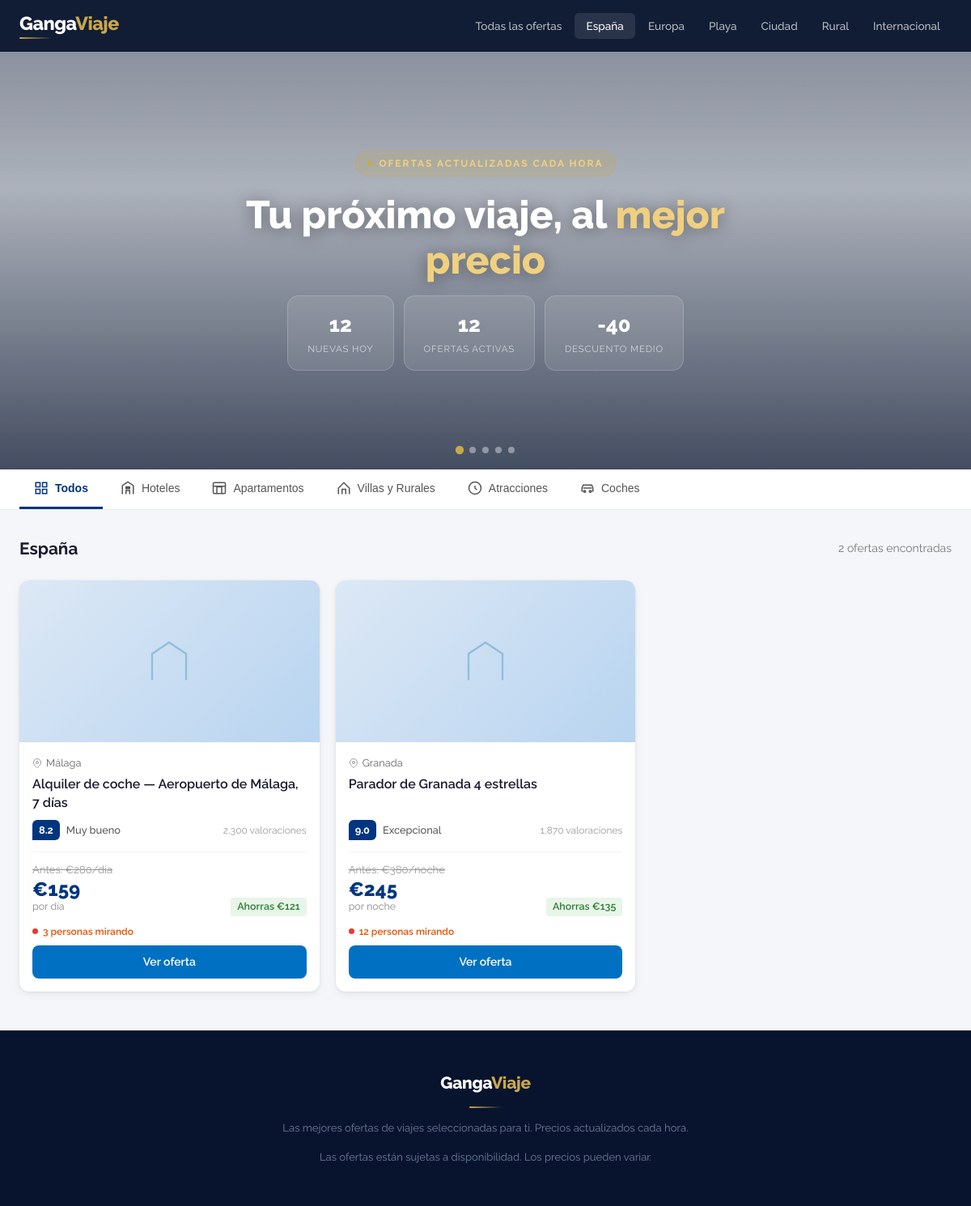
/destino/espana, run on the app's committed database.
### tables this page shows
CREATE TABLE deals (
            id                INTEGER PRIMARY KEY AUTOINCREMENT,
            title             TEXT    NOT NULL,
            description       TEXT    DEFAULT '',
            location          TEXT    DEFAULT '',
            original_price    REAL,
            sale_price        REAL    NOT NULL,
            discount_pct      INTEGER DEFAULT 0,
            image_url         TEXT    DEFAULT '',
            affiliate_url     TEXT    NOT NULL,
            source            TEXT    NOT NULL DEFAULT 'booking',
            category          TEXT    DEFAULT 'espana',
            rating            REAL    DEFAULT 0,
            reviews_count     INTEGER DEFAULT 0,
            tipo              TEXT    DEFAULT 'hotel',
            checkin           TEXT,
            checkout          TEXT,
            created_at        TEXT    DEFAULT (datetime('now')),
            published_telegram INTEGER DEFAULT 0,
            active            INTEGER DEFAULT 1
        );

### app.py (the view)
@app.route("/destino/<cat>")
def destino(cat: str):
    if cat not in config.DESTINOS:
        abort(404)
    deals = database.get_deals(category=cat, limit=60)
    stats = database.get_stats()
    return render_template("index.html", deals=deals, stats=stats,
                           active_cat=cat, destinos=config.DESTINOS,
                           cat_title=config.DESTINOS[cat])

### database.py (called while the page is built)
def get_conn():
    conn = sqlite3.connect(DB_PATH)
    conn.row_factory = sqlite3.Row
    return conn

def get_deals(category: str = None, limit: int = 60) -> list:
    conn = get_conn()
    conditions = ["active = 1"]
    params: list = []
    if category:
        conditions.append("category = ?")
        params.append(category)
    query = ("SELECT * FROM deals WHERE " + " AND ".join(conditions)
             + " ORDER BY discount_pct DESC, created_at DESC LIMIT ?")
    params.append(limit)
    rows = [dict(r) for r in conn.execute(query, params).fetchall()]
    conn.close()
    return rows

def get_stats() -> dict:
    conn = get_conn()
    total = conn.execute("SELECT COUNT(*) FROM deals WHERE active = 1").fetchone()[0]
    today = conn.execute(
        "SELECT COUNT(*) FROM deals WHERE active = 1 AND date(created_at) = date('now')"
    ).fetchone()[0]
    conn.close()
    return {"total": total, "today": today}

### templates/index.html (shortened to what this page needs)
<!DOCTYPE html>
<html lang="es">
<head>
</head>
<body>
<nav>
  <div class="nav-inner">
    <a href="/" class="logo">
      <div class="logo-wrap">
        <span class="logo-name">Ganga<span>Viaje</span></span>
        <i class="logo-line"></i>
      </div>
    </a>
    <div class="nav-links">
      <a href="/" class="{{ 'active' if active_cat == 'todos' else '' }}">Todas las ofertas</a>
      {% for key, name in destinos.items() %}
      <a href="/destino/{{ key }}" class="{{ 'active' if active_cat == key else '' }}">{{ name }}</a>
      {% endfor %}
    </div>
  </div>
</nav>
<div class="hero">
  <div class="slider">
    <div class="slide slide-1 active"><div class="slide-img"></div></div>
  </div>
  <div class="hero-overlay"></div>
  <div class="hero-content">
    <div class="hero-eyebrow"><span></span>Ofertas actualizadas cada hora</div>
    <h1>Tu próximo viaje, al <em>mejor precio</em></h1>
    <div class="hero-stats">
      <div class="stat-box">
        <div class="num">{{ stats.today }}</div>
        <div class="label">Nuevas hoy</div>
      </div>
      <div class="stat-box">
        <div class="num">{{ stats.total }}</div>
        <div class="label">Ofertas activas</div>
      </div>
      <div class="stat-box">
        <div class="num">-40%</div>
        <div class="label">Descuento medio</div>
      </div>
    </div>
  </div>
  <div class="slider-dots">
    <button class="dot active" onclick="goToSlide(0)"></button>
    <button class="dot" onclick="goToSlide(1)"></button>
    <button class="dot" onclick="goToSlide(2)"></button>
    <button class="dot" onclick="goToSlide(3)"></button>
    <button class="dot" onclick="goToSlide(4)"></button>
  </div>
</div>
<div class="tipo-bar">
  <div class="tipo-inner">
    <button class="tipo-btn active" onclick="filterTipo('todos')">
      <svg viewBox="0 0 24 24" fill="none" stroke="currentColor" stroke-width="2"><rect x="3" y="3" width="7" height="7"/><rect x="14" y="3" width="7" height="7"/><rect x="3" y="14" width="7" height="7"/><rect x="14" y="14" width="7" height="7"/></svg>
      Todos
    </button>
    <button class="tipo-btn" onclick="filterTipo('hotel')">
      <svg viewBox="0 0 24 24" fill="none" stroke="currentColor" stroke-width="2"><path d="M3 22V8l9-6 9 6v14"/><path d="M9 22v-6h6v6"/><rect x="9" y="10" width="2" height="3"/><rect x="13" y="10" width="2" height="3"/></svg>
      Hoteles
    </button>
    <button class="tipo-btn" onclick="filterTipo('apartamento')">
      <svg viewBox="0 0 24 24" fill="none" stroke="currentColor" stroke-width="2"><rect x="2" y="3" width="20" height="18" rx="2"/><path d="M8 21V10h8v11"/><path d="M2 9h20"/></svg>
      Apartamentos
    </button>
    <button class="tipo-btn" onclick="filterTipo('villa')">
      <svg viewBox="0 0 24 24" fill="none" stroke="currentColor" stroke-width="2"><path d="M3 22V12l9-9 9 9v10"/><path d="M9 22v-8h6v8"/></svg>
      Villas y Rurales
    </button>
    <button class="tipo-btn" onclick="filterTipo('actividad')">
      <svg viewBox="0 0 24 24" fill="none" stroke="currentColor" stroke-width="2"><circle cx="12" cy="12" r="10"/><path d="M12 8v4l3 3"/></svg>
      Atracciones
    </button>
    <button class="tipo-btn" onclick="filterTipo('coche')">
      <svg viewBox="0 0 24 24" fill="none" stroke="currentColor" stroke-width="2"><path d="M5 17H3v-5l2-5h14l2 5v5h-2"/><circle cx="7.5" cy="17.5" r="1.5"/><circle cx="16.5" cy="17.5" r="1.5"/><path d="M5 12h14"/></svg>
      Coches
    </button>
  </div>
</div>
<main>
  <div class="section-header">
    <h2 class="section-title">
      {% if cat_title is defined %}{{ cat_title }}
      {% else %}Mejores ofertas ahora{% endif %}
    </h2>
    <span class="section-count">{{ deals|length }} ofertas encontradas</span>
  </div>
  {% if deals %}
  <div class="deals-grid" id="deals-grid">
    {% for deal in deals %}
    <a href="/oferta/{{ deal.id }}" class="deal-card" data-tipo="{{ deal.tipo or 'hotel' }}">
      <div class="card-img">
      </div>
      <div class="card-body">
        {% if deal.location %}
        <div class="card-location">
          <svg viewBox="0 0 24 24" fill="none" stroke="currentColor" stroke-width="2"><path d="M21 10c0 7-9 13-9 13s-9-6-9-13a9 9 0 0118 0z"/><circle cx="12" cy="10" r="3"/></svg>
          {{ deal.location }}
        </div>
        {% endif %}
        <div class="card-title">{{ deal.title }}</div>
        {% if deal.rating and deal.rating > 0 %}
        <div class="card-rating">
          <span class="rating-badge">{{ "%.1f"|format(deal.rating) }}</span>
          <span class="rating-label">
            {% if deal.rating >= 9 %}Excepcional
            {% elif deal.rating >= 8 %}Muy bueno
            {% elif deal.rating >= 7 %}Bueno
            {% else %}Aceptable{% endif %}
          </span>
          {% if deal.reviews_count %}<span class="rating-count">{{ "{:,}".format(deal.reviews_count) }} valoraciones</span>{% endif %}
        </div>
        {% endif %}
        <div class="card-price">
          {% set unidad = "persona" if deal.tipo == "actividad" else ("día" if deal.tipo == "coche" else "noche") %}
          {% if deal.original_price and deal.original_price > deal.sale_price %}
          <div class="price-original">Antes: €{{ "%.0f"|format(deal.original_price) }}/{{ unidad }}</div>
          {% endif %}
          <div class="price-row">
            <div>
              <div class="price-current">€{{ "%.0f"|format(deal.sale_price) }}</div>
              <div class="price-unit">por {{ unidad }}</div>
            </div>
            {% if deal.original_price and deal.original_price > deal.sale_price %}
            <div class="price-saving">Ahorras €{{ "%.0f"|format(deal.original_price - deal.sale_price) }}</div>
            {% endif %}
          </div>
        </div>
        <div class="card-urgency">
          <span class="card-pulse"></span>
          <span class="card-viewers"></span>
        </div>
        <span class="card-cta">Ver oferta</span>
      </div>
    </a>
    {% endfor %}
  </div>
  {% else %}
  <div class="empty">
    <svg viewBox="0 0 24 24" fill="none" stroke="currentColor" stroke-width="1.5"><path d="M21 10c0 7-9 13-9 13s-9-6-9-13a9 9 0 0118 0z"/><circle cx="12" cy="10" r="3"/></svg>
    <p>No hay ofertas disponibles en este momento.</p>
  </div>
  {% endif %}
</main>
<footer>
  <div class="footer-inner">
    <div class="footer-logo">Ganga<span>Viaje</span></div>
    <div class="footer-divider"></div>
    <p>Las mejores ofertas de viajes seleccionadas para ti. Precios actualizados cada hora.</p>
    <p>Las ofertas están sujetas a disponibilidad. Los precios pueden variar.</p>
  </div>
</footer>
</body>
</html>

### data on the page
deals: location "Málaga", title "Alquiler de coche — Aeropuerto de Málaga, 7 días", rating "8.2", shows "Muy bueno", reviews_count "2,300", original_price "280", unidad "día", sale_price "159", deal.original_price-deal.sale_price "121"
deals: location "Granada", title "Parador de Granada 4 estrellas", rating "9.0", shows "Excepcional", reviews_count "1,870", original_price "380", unidad "noche", sale_price "245", deal.original_price-deal.sale_price "135"

### other printed values
{{ name }} "España" "Europa" "Playa" "Ciudad" "Rural" "Internacional"
{{ stats.today }} "12"
{{ stats.total }} "12"
{{ cat_title }} "España"
{{ deals|length }} "2"
